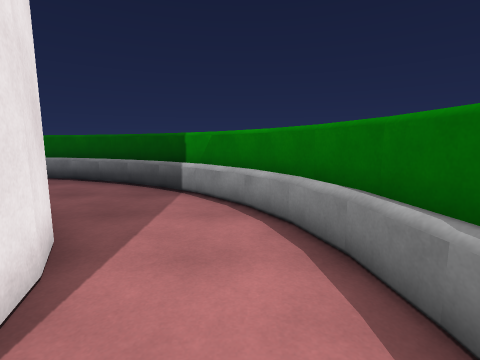
[1] (above)

20 first-person views from a walk through a scene from a Unity 3-D project. The camera is 1.4 m above the floor, tilts 8° down and sees 85° across. The floor is counted in squares, 1 m on a side. Each view is taken from the middle of a square. On the plan, view 1 faces up. The plan holds only what a view shows up to about 13 squares ahead; the rest is blank. The place goes on beyond the plan. Some surface patterns are stand-ins.

[2]
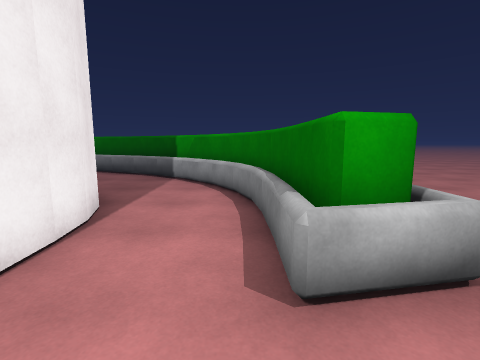

[3]
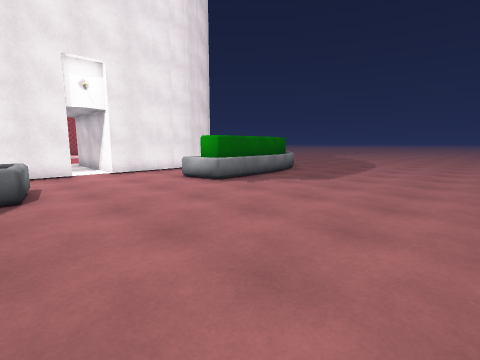

[4]
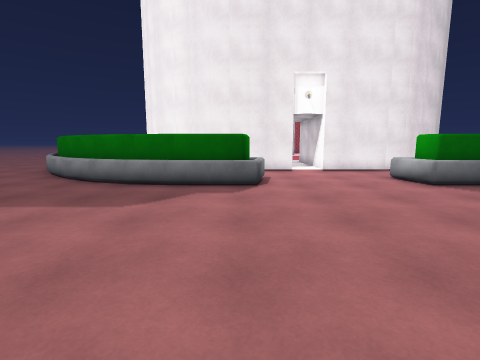

[5]
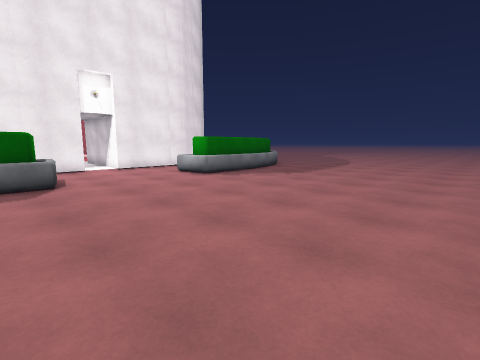

[6]
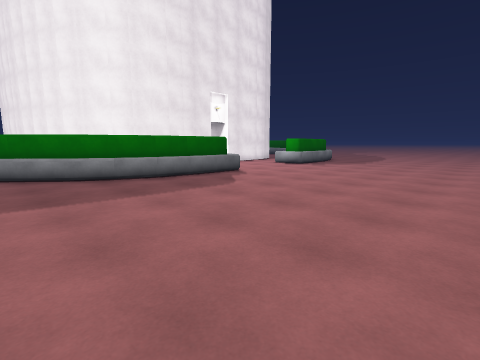

[7]
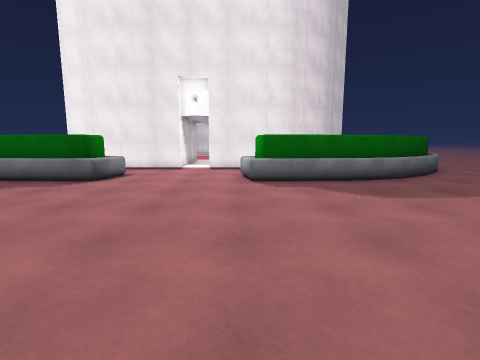

[8]
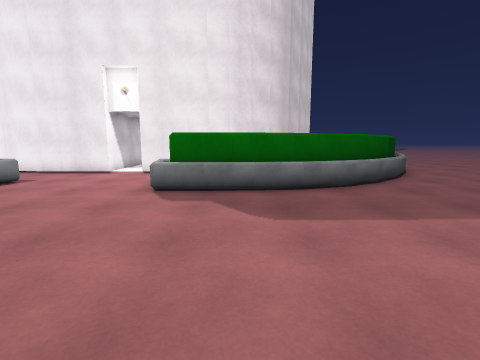

[9]
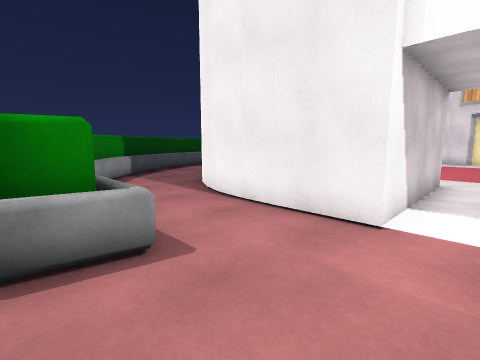

[10]
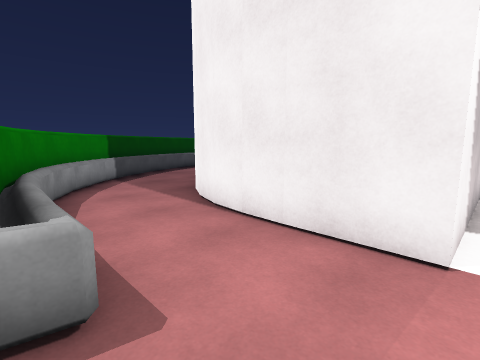

[11]
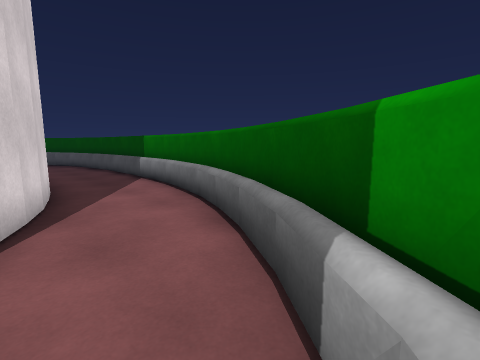

[12]
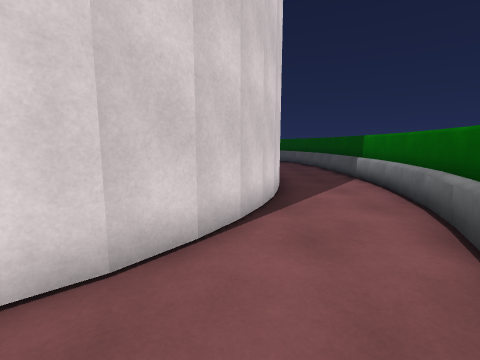

[13]
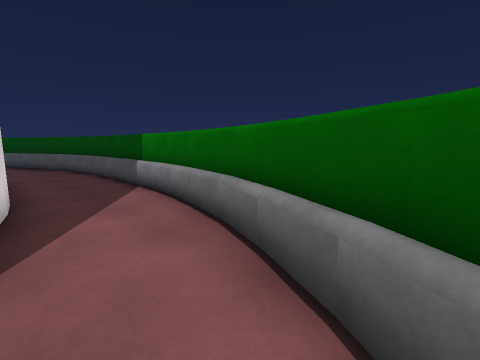

[14]
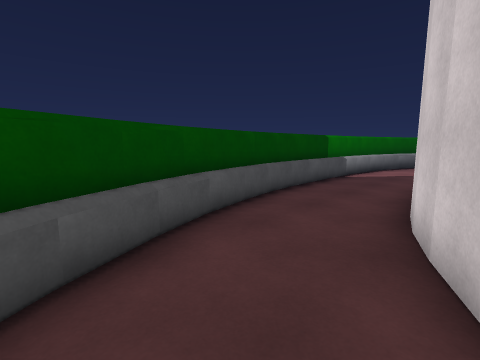

[15]
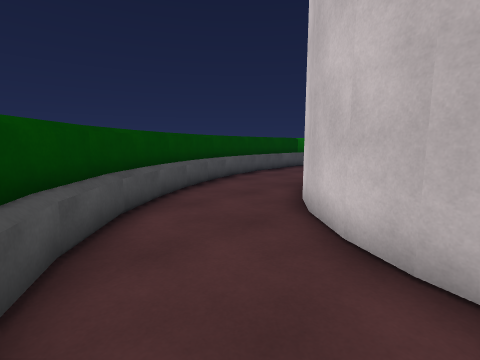

[16]
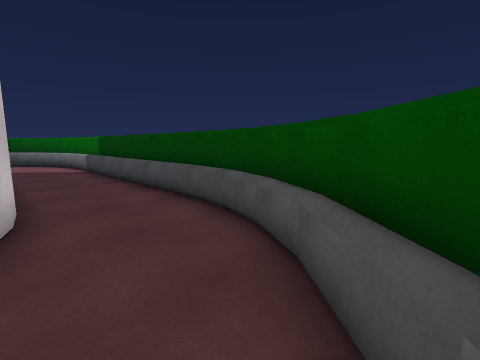

[17]
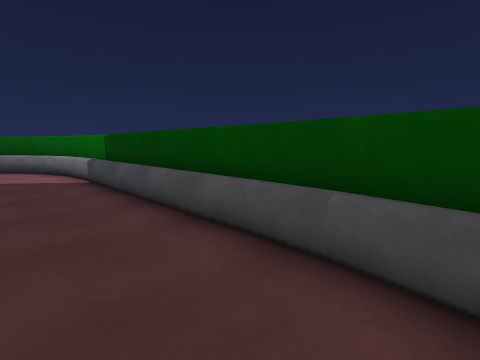

[18]
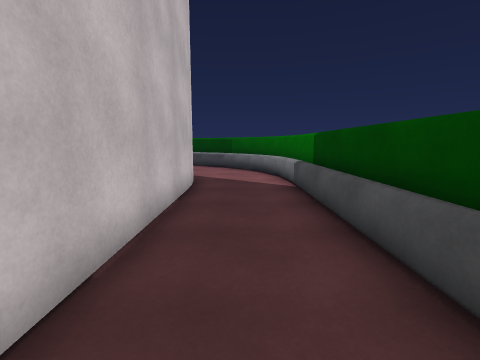

[19]
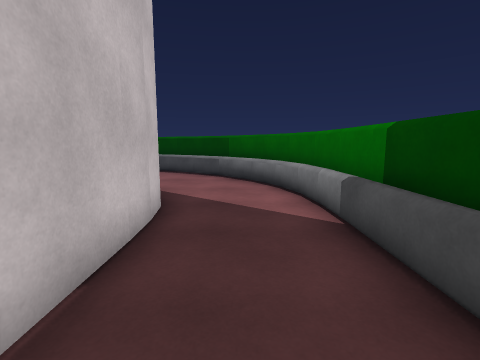

[20]
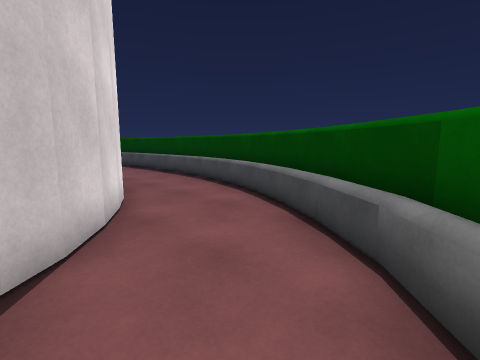

### Floor plan
Key: @ floor where view 1 was taken; # wall or solid block; . floor; = window, fence, low wall or low ledge; ^ raised ledge.
Columns run from 27 left of view 1 to 13 right of it. Each row starts with its distance up from view 1.
 10       ^=#^=........^^#^^  =....      ...
  9     ##^...............=####=....    ....
  8   ###...................=###=....  .....
  7  ##=.....###    #####.....###=..........
  6  #=.... ##          ###....###..........
  5 ##....##              ##...=##=.........
  4 #^...##                ##...###.........
  3 #...##                  ##..^##..........
  2 #...#                    #..=##..........
  1 #...#                    #...##..........
  0 #...#                    #.@.##..........
 -1 #...#                    #...^=..........
 -2 #...#                    #...............
 -3 #...#                    #...............
 -4 #...#                    #...............
 -5 #...#                    #...............
 -6 #...#                    #...^=..........
 -7 #...#                    #...##..........
 -8 #...#                    #...##..........
 -9 #...#                    #..=##..........
-10 #...                    ##..^##..........
-11 #=...##                 #...###..........
-12 ##....##                ...=##=..........
-13  #=....###             ....###...........
-14  ##=.....#            ....###=...........
-15   ###.........        ..=###=...........
-16     ^=^.......         ####=........... .

Positions as (right, up) in squares from view 1, and headings:
1: (0, 0), facing up
2: (1, -3), facing up
3: (11, -7), facing up-left
4: (12, -7), facing left
5: (13, -8), facing up-left
6: (13, -16), facing up-left
7: (13, -1), facing left
8: (11, 2), facing left
9: (3, -3), facing down-left
10: (2, -4), facing down-left
11: (-1, 6), facing up-left
12: (-1, 6), facing left
13: (-3, 7), facing up-left
14: (-22, 6), facing up-right
15: (-26, 2), facing up-right
16: (-23, 7), facing down-left
17: (-24, 3), facing down-left
18: (-25, 1), facing down
19: (-25, -3), facing down
20: (-25, -11), facing down-right
